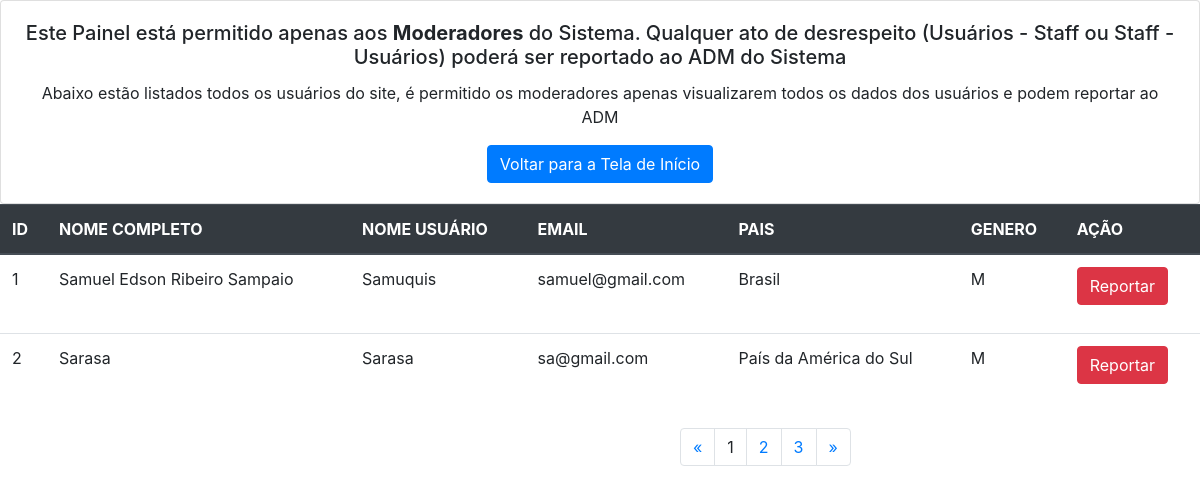
Screenshot of /moderador.php with the database file from the repository.
### tables this page shows
CREATE TABLE `usuarios` (
  `id` int(11) NOT NULL AUTO_INCREMENT,
  `nomecompleto` varchar(200) DEFAULT NULL,
  `nomeusuario` varchar(200) DEFAULT NULL,
  `pais` varchar(200) DEFAULT NULL,
  `genero` varchar(10) DEFAULT NULL,
  `email` varchar(200) NOT NULL,
  `senha` varchar(9) NOT NULL,
  `foto` varchar(200) DEFAULT NULL,
  PRIMARY KEY (`id`)
);

### moderador.php (the view, shortened to what this page needs)
<?php
include("php/conexao.php");
?>
<!DOCTYPE html>
<html>
<head>
	<link rel="stylesheet" href="css/bootstrap.css">
</head>
<body>
	<div class="card" style="width: 100%; text-align: center;">
		<div class="card-body">
			<h5 class="card-title">Este Painel está permitido apenas aos <b>Moderadores</b> do Sistema. Qualquer ato de desrespeito (Usuários - Staff ou Staff - Usuários) poderá ser reportado ao ADM do Sistema</h5>
			<p class="card-text">Abaixo estão listados todos os usuários do site, é permitido os moderadores apenas visualizarem todos os dados dos usuários e podem reportar ao ADM</p>
			<a href="index.php" class="btn btn-primary">Voltar para a Tela de Início</a>
		</div>
	</div>
	<table class="table">
		<thead class="thead-dark">
			<tr>
				<th scope="col">ID</th>
				<th scope="col">NOME COMPLETO</th>
				<th scope="col">NOME USUÁRIO</th>
				<th scope="col">EMAIL</th>
				<th scope="col">PAIS</th>
				<th scope="col">GENERO</th>
				<th scope="col">AÇÃO</th>
			</tr>
		</thead>
		<tbody>
			<?php
			$pagina_a = filter_input(INPUT_GET,'pagina', FILTER_SANITIZE_NUMBER_INT);
			$pagina = (!empty($pagina_a)) ? $pagina_a : 1;
			$qnt_result = 2;
			$inicio = ($qnt_result * $pagina) - $qnt_result;
			$resul_u = "SELECT * FROM usuarios LIMIT $inicio, $qnt_result";
			$resultado = mysqli_query($con, $resul_u);
			while ($row_usuario = mysqli_fetch_assoc($resultado)){
				echo "
				<tr>
				<td>". $row_usuario['id'] ."</td>
				<td>". $row_usuario['nomecompleto'] ."</td>
				<td>". $row_usuario['nomeusuario']."</td>
				<td>". $row_usuario['email'] ."</td>
				<td>". $row_usuario['pais'] ."</td>
				<td>". $row_usuario['genero'] . "</td>";
			?>
			<td>
				<p>
					<button class='btn btn-danger' type='button' data-toggle='collapse' data-target='#collapseExample' aria-expanded='false' aria-controls='collapseExample'>
						Reportar
					</button>
				</p>
			</td>
		</tr>
		<?php
		};
		$result_p = "SELECT COUNT(id) AS num_result FROM usuarios";
		$result_pg = mysqli_query($con, $result_p);
		$row_p = mysqli_fetch_assoc($result_pg);
		$quantipg = ceil($row_p['num_result']/$qnt_result);
		$max_links = 2; ?>
	</tbody>
</table>
<?php
echo "
<nav aria-label='Page navigation example'>
<ul class='pagination'>
<li class='page-item'>
<a class='page-link' href='moderador.php?pagina=1'><span aria-hidden='true'>&laquo;</span></a>";
echo "<li class='page-item'><a class='page-link'>$pagina</a></li>";
for($pag_dep = $pagina + 1; $pag_dep <= $pagina + $max_links; $pag_dep++){
	if ($pag_dep <= $quantipg) {
		echo "<li class='page-item'><a class='page-link' href='moderador.php?pagina=$pag_dep'> $pag_dep </a> </div>";
	}
}
echo"<li class='page-item'><a class='page-link' href='moderador.php?pagina=$quantipg'><span aria-hidden='true'>&raquo;</span></a></div>";
?>
</body>
</html>

### moderador.php (style rules this page uses)
nav { margin-left: 680px; }

### rows the page displays
usuarios: id "1", nomecompleto "Samuel Edson Ribeiro Sampaio", nomeusuario "Samuquis", email "samuel@gmail.com", pais "Brasil", genero "M"
usuarios: id "2", nomecompleto "Sarasa", nomeusuario "Sarasa", email "sa@gmail.com", pais "País da América do Sul", genero "M"

### other values shown
$pagina "1"
